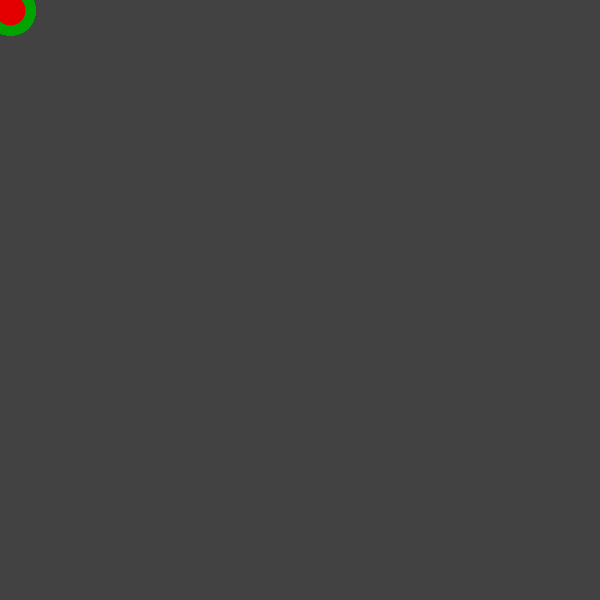
Frame 1 (no input)
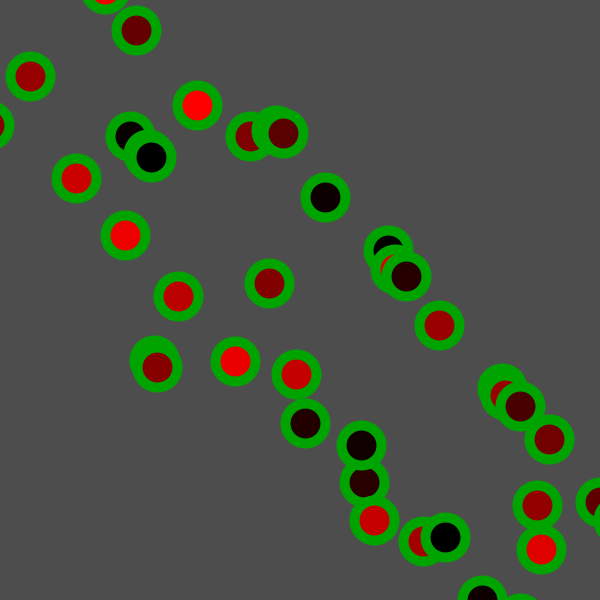
Frame 60 (the mouse pressed at the canvas centre just before this capture)
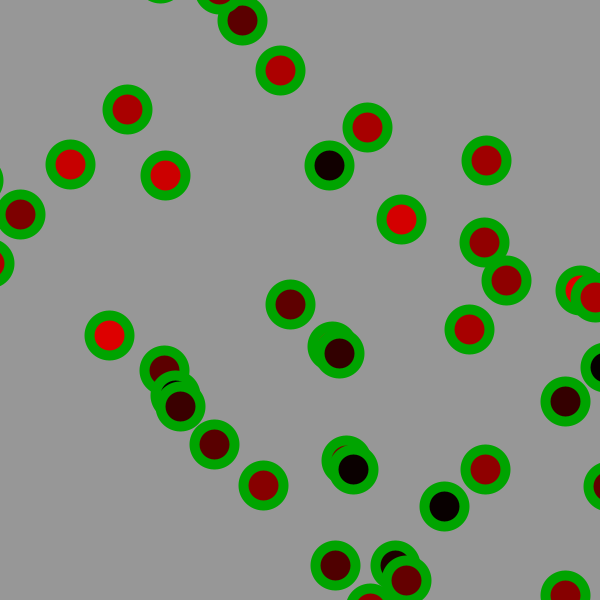
Frame 120 (the mouse held since frame 60 and released just before this capture)

The Processing sketch that drew these frames (run headless with seeded random() and noise(); from frame 60 on, the mouse is pressed at the canvas centre):

// Processing sketch: processing_67084
// ── processing_67084.pde

//I give credit to the other people in the class who figured this out, I could not do it without them
int ball = 50;
  
float[] ballX = new float [ball];
float[] ballY = new float [ball];
float[] velX = new float [ball];
float[] velY = new float [ball];
  
void setup() {
  size(600,600);
  stroke(0, random(255), 0);
 strokeWeight(10);
    
  for (int i=5; i < ball; i++) {
   ballX[i] = 10;
   ballY[i] = 10;
  
   velX[i] = i;
   velY[i] = i+2;
  }
   
}
  
void draw(){
 background(random(255));
  
 for (int i = 5; i < ball; i++) {
  fill(random(255),0,0);
    ellipse(ballX[i], ballY[i], 40, 40);
  
 ballY[i] += velY[i];
 ballX[i] += velX[i];
 
if ((ballY[i] < 0) || (ballY[i] > 600)) {
    velY[i]*=-1;
  } 
    
if ((ballX[i] < 0) || (ballX [i] > 600)) {
    velX[i]*=-1;
  }
 }
}
